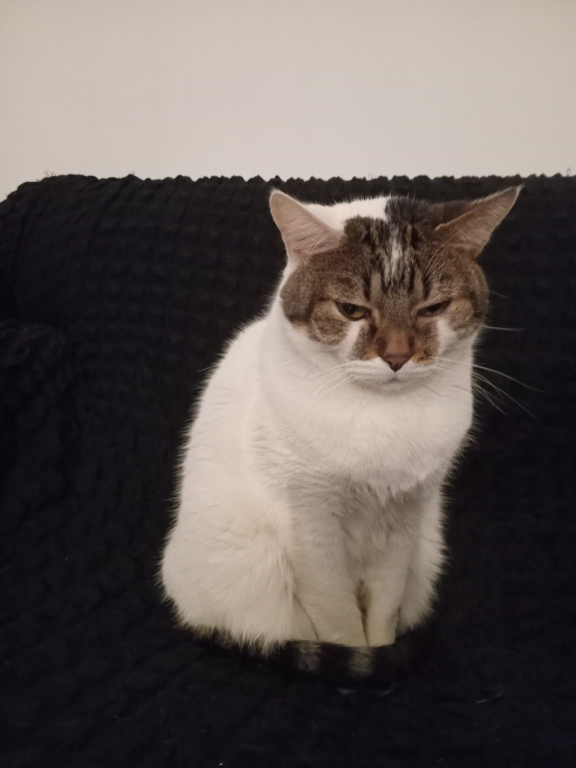
#> input picture 006_fotografia_digital/imagenes/descartes/actividad4_primer_plano.jpg, 1152 x 1536 px, given in place of globos.jpg, which was not available (shown at 1/2 size)
$ jupyter execute 'laboratorio guiado de exploracion - color, paleta y segmentacion.ipynb'   (text cells are left out)
#> lines starting #> are read from the running program, lines starting #| are printed output that depends on the picture; after the words box and inside, x2 and y2 are one past the last pixel; in counts of white or black regions, pixels touching at a corner belong together; pictures that were not available may be replaced by others from this repository, and a replacement may not be noted
[cell 1]
# Importamos herramientas de rutas para ubicar la imagen de trabajo.
from pathlib import Path

# Importamos NumPy para operar con arreglos y máscaras.
import numpy as np

# Importamos OpenCV para leer imágenes y aplicar transformaciones.
import cv2

# Importamos Matplotlib para visualizar resultados dentro del cuaderno.
import matplotlib.pyplot as plt

# Importamos Pillow para comparar su comportamiento con OpenCV.
from PIL import Image

# Definimos la ruta de la imagen base para este laboratorio.
ruta_imagen = Path("Imagenes") / "globos.jpg"

print(f"Imagen seleccionada: {ruta_imagen}")

[cell 2]
# Abrimos la imagen con Pillow.
imagen_pillow = Image.open(ruta_imagen)
#> imagen_pillow is the input picture: PIL image 1152x1536 RGB; mean R, G, B 97.5, 89.4, 86.2

# Abrimos la misma imagen con OpenCV.
imagen_opencv_bgr = cv2.imread(str(ruta_imagen), cv2.IMREAD_COLOR)
if imagen_opencv_bgr is None:
    raise FileNotFoundError(f"No se pudo leer la imagen: {ruta_imagen}")

# Convertimos la imagen de OpenCV a RGB para verla correctamente con Matplotlib.
imagen_opencv_rgb = cv2.cvtColor(imagen_opencv_bgr, cv2.COLOR_BGR2RGB)

print(f"Modo en Pillow: {imagen_pillow.mode}")
#| Modo en Pillow: RGB
print(f"Tamaño en Pillow: {imagen_pillow.size}")
#| Tamaño en Pillow: (1152, 1536)
print(f"Forma en OpenCV: {imagen_opencv_bgr.shape}")
#| Forma en OpenCV: (1536, 1152, 3)

plt.figure(figsize=(10, 6), constrained_layout=True)
plt.imshow(imagen_opencv_rgb)
plt.title("Imagen base para el laboratorio", fontweight="bold", loc="left")
plt.axis("off")
plt.show()

[cell 3]
# Definimos un factor de muestreo editable para la exposición.
factor_muestreo = 4

# Muestreamos con Pillow usando resize.
imagen_muestreada_pillow = imagen_pillow.resize(
    (imagen_pillow.width // factor_muestreo, imagen_pillow.height // factor_muestreo)
)

# Muestreamos con OpenCV tomando una fila y una columna cada cierto paso.
imagen_muestreada_opencv = imagen_opencv_bgr[::factor_muestreo, ::factor_muestreo]
imagen_muestreada_opencv_rgb = cv2.cvtColor(imagen_muestreada_opencv, cv2.COLOR_BGR2RGB)

# Calculamos un porcentaje simple de reducción de cantidad de píxeles.
alto_original, ancho_original = imagen_opencv_bgr.shape[:2]
alto_muestreado, ancho_muestreado = imagen_muestreada_opencv.shape[:2]
pixeles_originales = alto_original * ancho_original
pixeles_muestreados = alto_muestreado * ancho_muestreado
porcentaje_reduccion = 100 * (1 - pixeles_muestreados / pixeles_originales)

print(f"Factor de muestreo: {factor_muestreo}")
print(f"Pixeles originales: {pixeles_originales}")
#| Pixeles originales: 1769472
print(f"Pixeles tras el muestreo: {pixeles_muestreados}")
#| Pixeles tras el muestreo: 110592
print(f"Reducción aproximada: {porcentaje_reduccion:.2f}%")
#| Reducción aproximada: 93.75%

[cell 4]
# Comparamos ambos resultados de muestreo en una misma figura.
fig, ejes = plt.subplots(1, 3, figsize=(15, 5), constrained_layout=True)

ejes[0].imshow(imagen_opencv_rgb)
ejes[0].set_title("Imagen original", fontweight="bold", loc="left")
ejes[0].axis("off")

ejes[1].imshow(imagen_muestreada_pillow)
ejes[1].set_title("Muestreo con Pillow", fontweight="bold", loc="left")
ejes[1].axis("off")

ejes[2].imshow(imagen_muestreada_opencv_rgb)
ejes[2].set_title("Muestreo con OpenCV", fontweight="bold", loc="left")
ejes[2].axis("off")

plt.show()

[cell 5]
# Convertimos la imagen muestreada con Pillow a escala de grises.
imagen_gris_pillow = imagen_muestreada_pillow.convert("L")
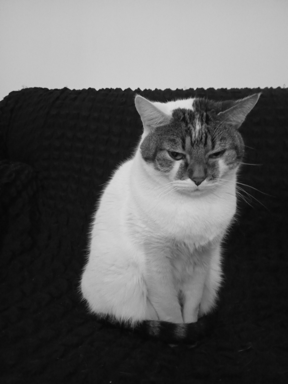
#> imagen_gris_pillow: PIL image 288x384 L; min 7, max 221, mean 91.5

# Convertimos la imagen muestreada con OpenCV a escala de grises.
imagen_gris_opencv = cv2.cvtColor(imagen_muestreada_opencv, cv2.COLOR_BGR2GRAY)

# Calculamos una versión en grises promediando los tres canales por igual.
canales_opencv = imagen_muestreada_opencv.astype(np.float32)
imagen_gris_promedio = (canales_opencv[:, :, 0] + canales_opencv[:, :, 1] + canales_opencv[:, :, 2]) / 3
imagen_gris_promedio = imagen_gris_promedio.astype(np.uint8)

# Armamos una tabla simple de estadísticas para acompañar la lectura visual.
datos_grises = [
    ["Pillow", np.min(imagen_gris_pillow), np.max(imagen_gris_pillow), float(np.mean(imagen_gris_pillow))],
    ["OpenCV", np.min(imagen_gris_opencv), np.max(imagen_gris_opencv), float(np.mean(imagen_gris_opencv))],
    ["Promedio 1/3", np.min(imagen_gris_promedio), np.max(imagen_gris_promedio), float(np.mean(imagen_gris_promedio))],
]
#> datos_grises = [['Pillow', 7, 221, 91.5], ['OpenCV', 6, 222, 91.69], ['Promedio 1/3', 7, 220, 90.92]]

[cell 6]
# Mostramos las tres conversiones y una tabla resumen.
fig, ejes = plt.subplots(2, 2, figsize=(12, 10), constrained_layout=True)

ejes[0, 0].imshow(imagen_gris_pillow, cmap="gray")
ejes[0, 0].set_title("Grises con Pillow", fontweight="bold", loc="left")
ejes[0, 0].axis("off")

ejes[0, 1].imshow(imagen_gris_opencv, cmap="gray")
ejes[0, 1].set_title("Grises con OpenCV", fontweight="bold", loc="left")
ejes[0, 1].axis("off")

ejes[1, 0].imshow(imagen_gris_promedio, cmap="gray")
ejes[1, 0].set_title("Promedio simple 1/3", fontweight="bold", loc="left")
ejes[1, 0].axis("off")

ejes[1, 1].axis("off")
tabla = ejes[1, 1].table(
    cellText=[[fila[0], int(fila[1]), int(fila[2]), f"{fila[3]:.2f}"] for fila in datos_grises],
    colLabels=["Método", "Mínimo", "Máximo", "Promedio"],
    loc="center",
    cellLoc="center",
    colLoc="center",
)
tabla.auto_set_font_size(False)
tabla.set_fontsize(10)
tabla.scale(1.2, 1.6)
ejes[1, 1].set_title("Comparación estadística", fontweight="bold", loc="left")

plt.show()
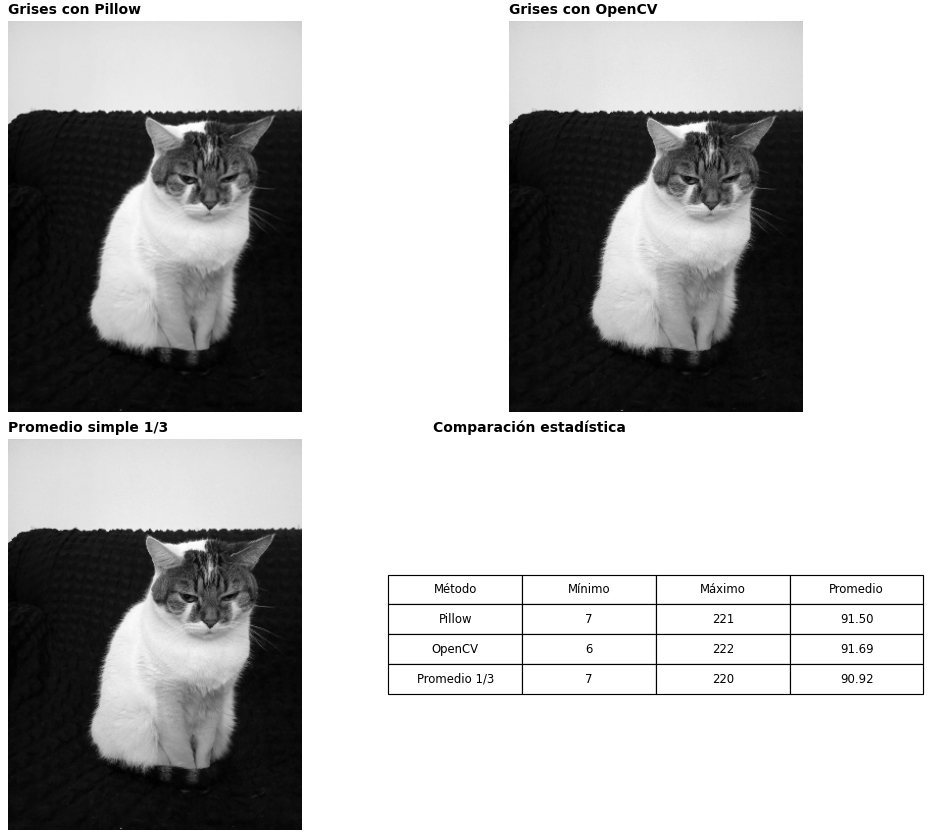
#> figure drawn by matplotlib, 3 panels

[cell 7]
# Definimos una función para convertir una imagen a paleta adaptativa.
def cuantizar_con_paleta(imagen_pillow_rgb, cantidad_colores):
#> called with cantidad_colores = 64
    imagen_cuantizada = imagen_pillow_rgb.convert("RGB").convert(
        "P",
        palette=Image.ADAPTIVE,
        colors=cantidad_colores,
    )
    paleta = imagen_cuantizada.getpalette()[: cantidad_colores * 3]
#> paleta = 192 values, max 218 at index 0, min 9 at index 190, mean 81.79
    colores = np.array(paleta, dtype=np.uint8).reshape(-1, 3)
#> colores = 64 rows, first 8: [218, 205, 197], [212, 201, 193], [212, 200, 191], [209, 199, 192], [211, 197, 188], [208, 198, 189], [207, 197, 189], [206, 196, 188]
    return imagen_cuantizada.convert("RGB"), colores

# Definimos una función para visualizar una paleta en forma de grilla.
def construir_grilla_paleta(colores, columnas=8, tamano_celda=24):
    cantidad = len(colores)
    filas = int(np.ceil(cantidad / columnas))
    grilla = np.full((filas * tamano_celda, columnas * tamano_celda, 3), 255, dtype=np.uint8)

    for indice, color in enumerate(colores):
        fila = indice // columnas
        columna = indice % columnas
        fila_inicio = fila * tamano_celda
        columna_inicio = columna * tamano_celda
        grilla[fila_inicio:fila_inicio + tamano_celda, columna_inicio:columna_inicio + tamano_celda] = color

    return grilla

[cell 8]
# Cuantizamos la imagen muestreada con tres niveles distintos.
imagen_cuantizada_64, paleta_64 = cuantizar_con_paleta(imagen_muestreada_pillow, 64)
#> paleta_64 has the same summary as colores in cuantizar_con_paleta
imagen_cuantizada_16, paleta_16 = cuantizar_con_paleta(imagen_muestreada_pillow, 16)
#> call 2 of cuantizar_con_paleta, with cantidad_colores = 16
#> in cuantizar_con_paleta (call 2), `imagen_cuantizada = imagen_pillow_rgb.convert("RGB").convert( "P", pal..`:
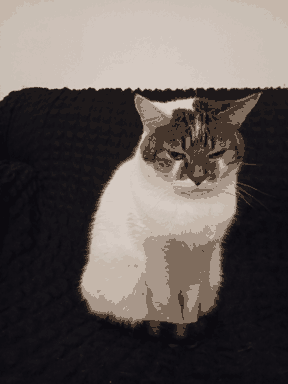
#> imagen_cuantizada: PIL image 288x384 P; mean R, G, B 97.2, 89.3, 86.4
#> in cuantizar_con_paleta (call 2), `paleta = imagen_cuantizada.getpalette()[: cantidad_colores * 3]`: paleta = 48 values, max 213 at index 0, min 10 at index 46, mean 89.77
#> in cuantizar_con_paleta (call 2), `colores = np.array(paleta, dtype=np.uint8).reshape(-1, 3)`: colores = 16 rows, first 8: [213, 202, 194], [208, 197, 189], [205, 193, 184], [201, 191, 181], [197, 183, 171], [168, 151, 138], [127, 108, 93], [71, 55, 45]
#> paleta_16 has the same summary as colores in cuantizar_con_paleta
imagen_cuantizada_4, paleta_4 = cuantizar_con_paleta(imagen_muestreada_pillow, 4)
#> call 3 of cuantizar_con_paleta, with cantidad_colores = 4
#> in cuantizar_con_paleta (call 3), `imagen_cuantizada = imagen_pillow_rgb.convert("RGB").convert( "P", pal..`:
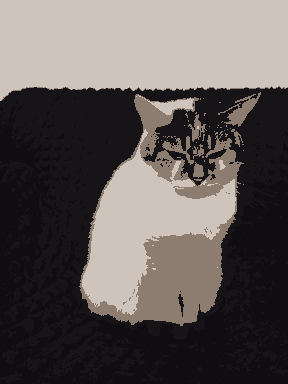
#> imagen_cuantizada: PIL image 288x384 P; mean R, G, B 96.5, 89.6, 87.5
#> in cuantizar_con_paleta (call 3), `paleta = imagen_cuantizada.getpalette()[: cantidad_colores * 3]`: paleta = [207, 196, 187, 141, 125, 112, 23, 20, 24, 15, 13, 18]
#> in cuantizar_con_paleta (call 3), `colores = np.array(paleta, dtype=np.uint8).reshape(-1, 3)`: colores = [[207, 196, 187], [141, 125, 112], [23, 20, 24], [15, 13, 18]]
#> paleta_4 has the same summary as colores in cuantizar_con_paleta

# Construimos grillas visuales para cada paleta.
grilla_64 = construir_grilla_paleta(paleta_64, columnas=8)
#> in construir_grilla_paleta, `cantidad = len(colores)`: cantidad = 64
#> in construir_grilla_paleta, `filas = int(np.ceil(cantidad / columnas))`: filas = 8
#> the loop in construir_grilla_paleta, `for indice, color in enumerate(colores):` made 64 passes
#> (color, fila, columna, fila_inicio, columna_inicio) on passes 1 to 8: ([218, 205, 197], 0, 0, 0, 0), ([212, 201, 193], 0, 1, 0, 24), ([212, 200, 191], 0, 2, 0, 48), ([209, 199, 192], 0, 3, 0, 72), ([211, 197, 188], 0, 4, 0, 96), ([208, 198, 189], 0, 5, 0, 120), ([207, 197, 189], 0, 6, 0, 144), ([206, 196, 188], 0, 7, 0, 168)
#> after the loop in construir_grilla_paleta, `for indice, color in enumerate(colores):`:
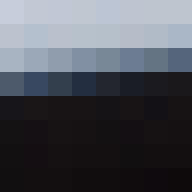
#> grilla: shape (192, 192, 3); mean of channels 0, 1, 2 87.8, 80.1, 77.5; drawn as B, G, R
grilla_16 = construir_grilla_paleta(paleta_16, columnas=8)
#> call 2 of construir_grilla_paleta, with colores = array of shape (16, 3), columnas = 8, tamano_celda = 24
#> in construir_grilla_paleta (call 2), `cantidad = len(colores)`: cantidad = 16
#> in construir_grilla_paleta (call 2), `filas = int(np.ceil(cantidad / columnas))`: filas = 2
#> the loop in construir_grilla_paleta (call 2), `for indice, color in enumerate(colores):` made 16 passes
#> (color, fila, columna, fila_inicio, columna_inicio) on passes 1 to 8: ([213, 202, 194], 0, 0, 0, 0), ([208, 197, 189], 0, 1, 0, 24), ([205, 193, 184], 0, 2, 0, 48), ([201, 191, 181], 0, 3, 0, 72), ([197, 183, 171], 0, 4, 0, 96), ([168, 151, 138], 0, 5, 0, 120), ([127, 108, 93], 0, 6, 0, 144), ([71, 55, 45], 0, 7, 0, 168)
#> after the loop in construir_grilla_paleta (call 2), `for indice, color in enumerate(colores):`:
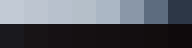
#> grilla: shape (48, 192, 3); mean of channels 0, 1, 2 96.2, 88.1, 85; drawn as B, G, R
grilla_4 = construir_grilla_paleta(paleta_4, columnas=4)
#> call 3 of construir_grilla_paleta, with colores = array of shape (4, 3), columnas = 4, tamano_celda = 24
#> in construir_grilla_paleta (call 3), `cantidad = len(colores)`: cantidad = 4
#> in construir_grilla_paleta (call 3), `filas = int(np.ceil(cantidad / columnas))`: filas = 1
#> the loop in construir_grilla_paleta (call 3), `for indice, color in enumerate(colores):` made 4 passes
#> (color, columna_inicio) on passes 1 to 4: ([207, 196, 187], 0), ([141, 125, 112], 24), ([23, 20, 24], 48), ([15, 13, 18], 72)
#> after the loop in construir_grilla_paleta (call 3), `for indice, color in enumerate(colores):`:
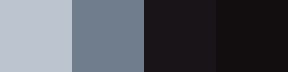
#> grilla: shape (24, 96, 3) (shown 3 times larger); mean of channels 0, 1, 2 96.5, 88.5, 85.2; drawn as B, G, R

[cell 9]
# Mostramos cada imagen cuantizada junto con su paleta.
fig, ejes = plt.subplots(3, 2, figsize=(14, 12), constrained_layout=True)

ejes[0, 0].imshow(imagen_cuantizada_64)
ejes[0, 0].set_title("Cuantización a 64 colores", fontweight="bold", loc="left")
ejes[0, 0].axis("off")
ejes[0, 1].imshow(grilla_64)
ejes[0, 1].set_title("Paleta de 64 colores", fontweight="bold", loc="left")
ejes[0, 1].axis("off")

ejes[1, 0].imshow(imagen_cuantizada_16)
ejes[1, 0].set_title("Cuantización a 16 colores", fontweight="bold", loc="left")
ejes[1, 0].axis("off")
ejes[1, 1].imshow(grilla_16)
ejes[1, 1].set_title("Paleta de 16 colores", fontweight="bold", loc="left")
ejes[1, 1].axis("off")

ejes[2, 0].imshow(imagen_cuantizada_4)
ejes[2, 0].set_title("Cuantización a 4 colores", fontweight="bold", loc="left")
ejes[2, 0].axis("off")
ejes[2, 1].imshow(grilla_4)
ejes[2, 1].set_title("Paleta de 4 colores", fontweight="bold", loc="left")
ejes[2, 1].axis("off")

plt.show()

[cell 10]
# Separamos la imagen original en canales RGB.
canal_rojo = imagen_opencv_rgb[:, :, 0]
canal_verde = imagen_opencv_rgb[:, :, 1]
canal_azul = imagen_opencv_rgb[:, :, 2]

# Calculamos promedios para tener una referencia rápida.
print(f"Promedio del canal rojo: {np.mean(canal_rojo):.2f}")
#| Promedio del canal rojo: 97.54
print(f"Promedio del canal verde: {np.mean(canal_verde):.2f}")
#| Promedio del canal verde: 89.45
print(f"Promedio del canal azul: {np.mean(canal_azul):.2f}")
#| Promedio del canal azul: 86.15

[cell 11]
# Visualizamos los canales en escala de grises y con colormaps asociados.
fig, ejes = plt.subplots(2, 3, figsize=(14, 8), constrained_layout=True)

ejes[0, 0].imshow(canal_rojo, cmap="gray")
ejes[0, 0].set_title("Canal rojo en grises", fontweight="bold", loc="left")
ejes[0, 0].axis("off")

ejes[0, 1].imshow(canal_verde, cmap="gray")
ejes[0, 1].set_title("Canal verde en grises", fontweight="bold", loc="left")
ejes[0, 1].axis("off")

ejes[0, 2].imshow(canal_azul, cmap="gray")
ejes[0, 2].set_title("Canal azul en grises", fontweight="bold", loc="left")
ejes[0, 2].axis("off")

ejes[1, 0].imshow(canal_rojo, cmap="Reds")
ejes[1, 0].set_title("Canal rojo con colormap", fontweight="bold", loc="left")
ejes[1, 0].axis("off")

ejes[1, 1].imshow(canal_verde, cmap="Greens")
ejes[1, 1].set_title("Canal verde con colormap", fontweight="bold", loc="left")
ejes[1, 1].axis("off")

ejes[1, 2].imshow(canal_azul, cmap="Blues")
ejes[1, 2].set_title("Canal azul con colormap", fontweight="bold", loc="left")
ejes[1, 2].axis("off")

plt.show()

[cell 12]
# Definimos umbrales iniciales para buscar naranjas.
umbral_rojo_min = 170
umbral_verde_min = 90
umbral_verde_max = 230
umbral_azul_max = 150

# Creamos una condición por canal.
mascara_rojo = canal_rojo >= umbral_rojo_min
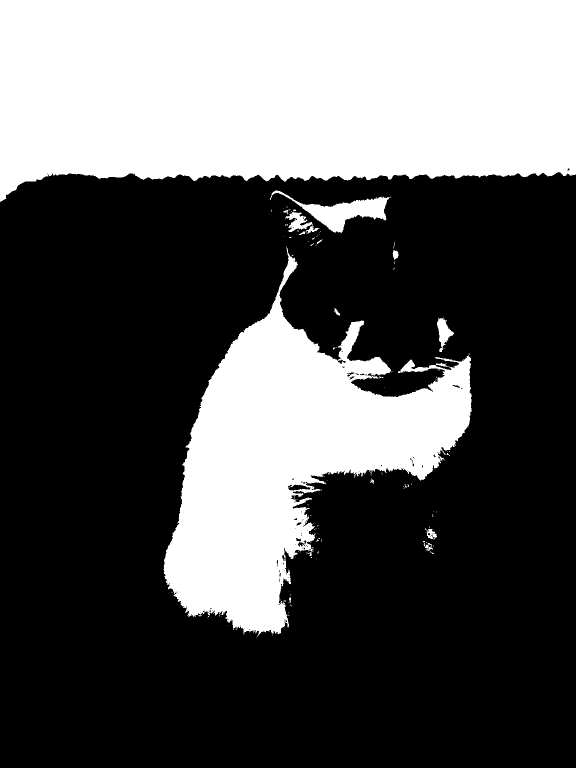
#> mascara_rojo: shape (1536, 1152) bool (shown at 1/2 size); 34.9% white; 141 white regions (126 under 20 px), largest, box (x1, y1, x2, y2) and area: (0, 0, 1152, 404) 408832, (327, 493, 944, 1275) 198535, (540, 380, 779, 466) 6329
mascara_verde = np.logical_and(canal_verde >= umbral_verde_min, canal_verde <= umbral_verde_max)
#> mascara_verde: shape (1536, 1152) bool; 43.3% white; 193 white regions (155 under 20 px), largest, box (x1, y1, x2, y2) and area: (0, 0, 1152, 406) 410964, (317, 375, 974, 1298) 343782, (918, 371, 1044, 495) 3092
mascara_azul = canal_azul <= umbral_azul_max
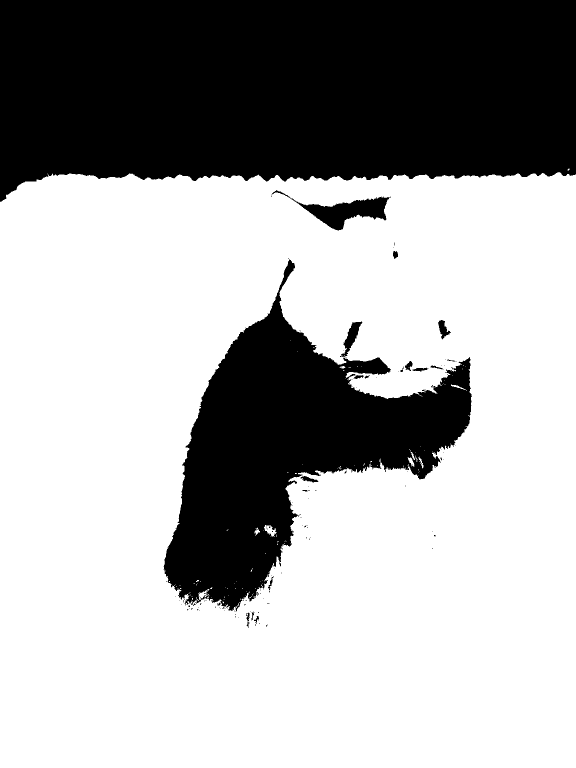
#> mascara_azul: shape (1536, 1152) bool (shown at 1/2 size); 66.6% white; 134 black regions (112 under 20 px), largest, box (x1, y1, x2, y2) and area: (0, 0, 1152, 404) 409031, (327, 519, 944, 1224) 172740, (583, 393, 779, 461) 5732

# Combinamos las tres condiciones.
mascara_rgb = np.logical_and(mascara_rojo, np.logical_and(mascara_verde, mascara_azul))
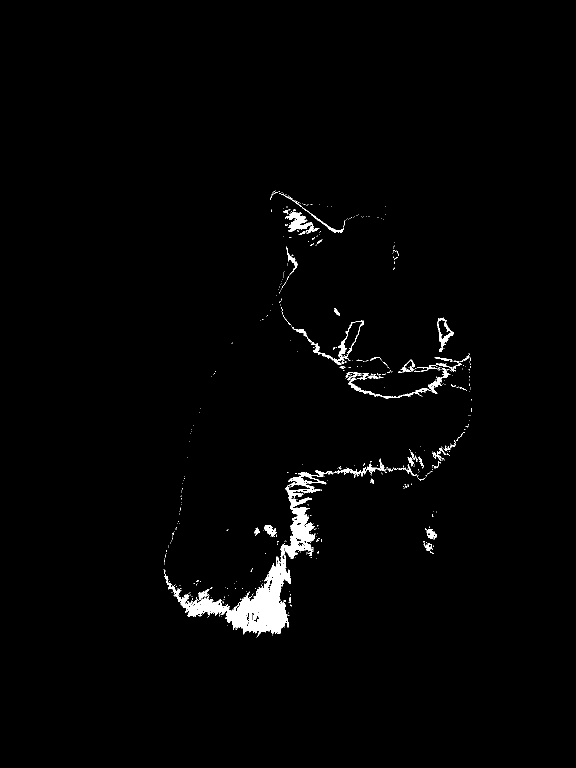
#> mascara_rgb: shape (1536, 1152) bool (shown at 1/2 size); 1.5% white; 507 white regions (464 under 20 px), largest, box (x1, y1, x2, y2) and area: (327, 941, 666, 1275) 17062, (694, 736, 901, 798) 1271, (584, 641, 728, 730) 1200

[cell 13]
# Mostramos cada condición y la máscara final.
fig, ejes = plt.subplots(2, 2, figsize=(12, 10), constrained_layout=True)

ejes[0, 0].imshow(mascara_rojo, cmap="gray")
ejes[0, 0].set_title("Condición en rojo", fontweight="bold", loc="left")
ejes[0, 0].axis("off")

ejes[0, 1].imshow(mascara_verde, cmap="gray")
ejes[0, 1].set_title("Condición en verde", fontweight="bold", loc="left")
ejes[0, 1].axis("off")

ejes[1, 0].imshow(mascara_azul, cmap="gray")
ejes[1, 0].set_title("Condición en azul", fontweight="bold", loc="left")
ejes[1, 0].axis("off")

ejes[1, 1].imshow(mascara_rgb, cmap="gray")
ejes[1, 1].set_title("Máscara RGB combinada", fontweight="bold", loc="left")
ejes[1, 1].axis("off")

plt.show()
#> (the rest of the program and of its run is left out)
